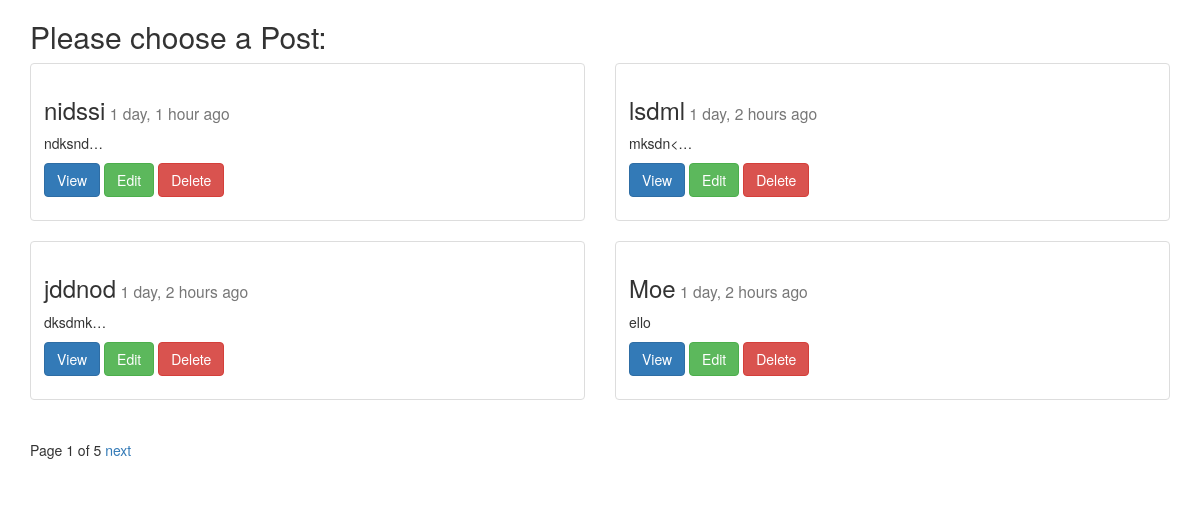
The page /posts/list/ on the database as committed earlier.
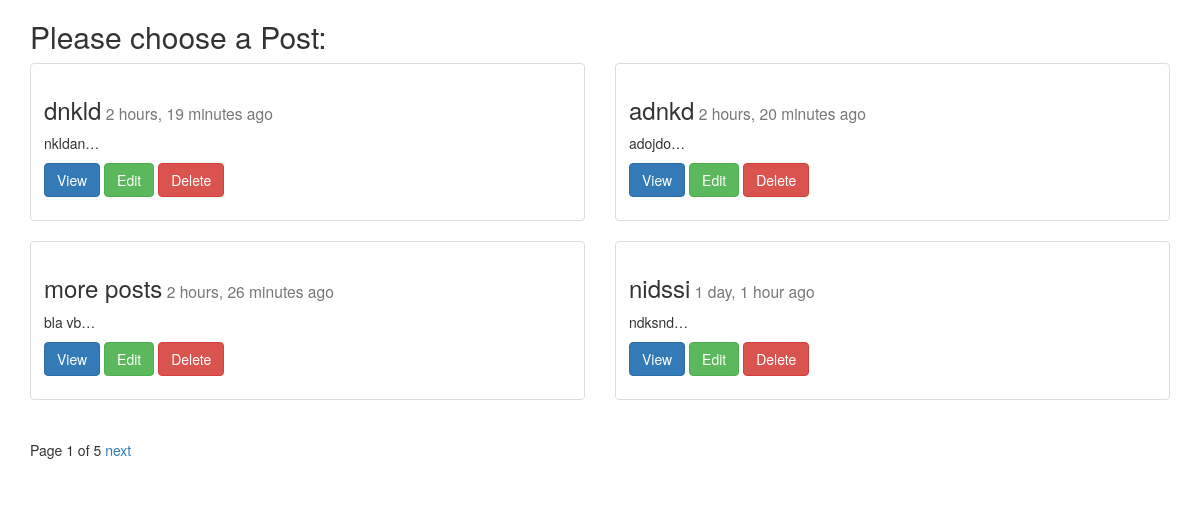
The same page on the database as committed later.
### posts/models.py (models this page shows, shortened)
class Post(models.Model):
	title = models.CharField(max_length=100)
	image = models.ImageField(upload_to="blog_images", null=True, blank=True)
	content = models.TextField()
	updated = models.DateTimeField(auto_now=True)
	timestamp = models.DateTimeField(auto_now_add=True)
	def get_absolute_url(self):
		return reverse("posts:detail", kwargs={"post_id": self.id})
	class Meta:
		ordering = ['-timestamp', '-updated']

### posts/views.py (the view)
def post_list(request):
	obj_list = Post.objects.all() #.order_by("-timestamp", "-updated")
	paginator = Paginator(obj_list, 4) # Show 4 contacts per page
	page = request.GET.get('page')
	try:
		objects = paginator.page(page)
	except PageNotAnInteger:
		objects = paginator.page(1)
	except EmptyPage:
		objects = paginator.page(paginator.num_pages)
	context = {
		"post_list": objects,
	}
	return render(request, 'post_list.html', context)

### posts/templates/post_list.html (shortened to what this page needs)
{% extends "base.html" %}
{% block content %}
<h2>Please choose a Post:</h2>
<div class="row">
{% for x in post_list %}
	<div class="col-sm-6">
	  <div class="thumbnail">
			<div class="caption">
				<h3>{{x.title}}<small> {{x.timestamp|timesince}} ago</small></h3>
				<p>{{x.content|linebreaks|truncatechars:10}}</p>
				<p>
					<a href ="{{x.get_absolute_url}}" class="btn btn-primary">View</a>
					<a href ="{% url 'posts:update' post_id=x.id %}" class="btn btn-success">Edit</a>
					<a href ="{% url 'posts:delete' post_id=x.id %}" class="btn btn-danger">Delete</a>
				</p>
			</div>
		</div>
	</div>
{% endfor %}
</div>
<div class="pagination">
    <span class="step-links">
        <span class="current">
            Page {{ post_list.number }} of {{ post_list.paginator.num_pages }}
        </span>
        {% if post_list.has_next %}
            <a href="?page={{ post_list.next_page_number }}">next</a>
        {% endif %}
    </span>
</div>
{% endblock content %}

### posts/templates/base.html (shortened to what this page needs)
<!DOCTYPE html>
{% load static %}
<html>
<head>
	<link rel="stylesheet" href="{% static 'css/bootstrap.min.css' %}">
</head>
<body>
<div class="container">
{% block content %}
{% endblock content %}
</div>
</body>
</html>

Rows that differ between the two databases and show on the page:
no longer on this page (row unchanged): Post: title "lsdml", timestamp "1 day, 2 hours", content "mksdn<…"
no longer on this page (row unchanged): Post: title "jddnod", timestamp "1 day, 2 hours", content "dksdmk…"
no longer on this page (row unchanged): Post: title "Moe", timestamp "1 day, 2 hours", content "ello"
added Post: title "dnkld", timestamp "2 hours, 19 minutes", content "nkldan…"
added Post: title "adnkd", timestamp "2 hours, 20 minutes", content "adojdo…"
added Post: title "more posts", timestamp "2 hours, 26 minutes", content "bla vb…"
